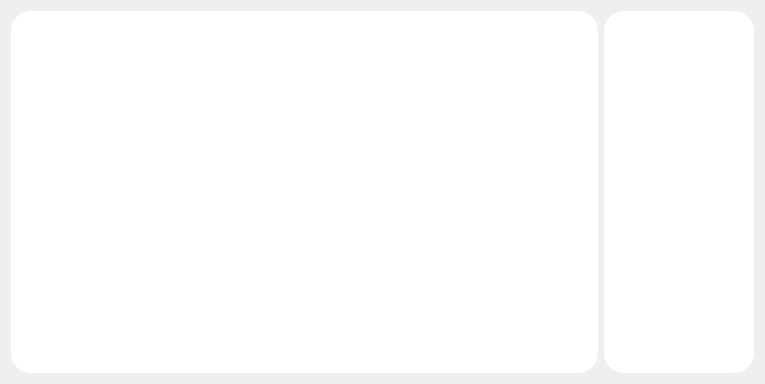
<?xml version="1.0" encoding="UTF-8"?>
<ui version="4.0">
 <class>EmployeeRecords</class>
 <widget class="QDialog" name="EmployeeRecords">
  <property name="geometry">
   <rect>
    <x>0</x>
    <y>0</y>
    <width>765</width>
    <height>384</height>
   </rect>
  </property>
  <property name="windowTitle">
   <string>Dialog</string>
  </property>
  <layout class="QGridLayout" name="gridLayout">
   <item row="0" column="0">
    <widget class="QTableView" name="tableView">
     <property name="styleSheet">
      <string notr="true">background-color: rgb(255, 255, 255);
border-radius:20px;</string>
     </property>
    </widget>
   </item>
   <item row="0" column="1">
    <widget class="QTableView" name="tableView_attendance">
     <property name="maximumSize">
      <size>
       <width>150</width>
       <height>16777215</height>
      </size>
     </property>
     <property name="styleSheet">
      <string notr="true">background-color: rgb(255, 255, 255);
border-radius:20px;</string>
     </property>
    </widget>
   </item>
  </layout>
 </widget>
 <resources/>
 <connections/>
</ui>
